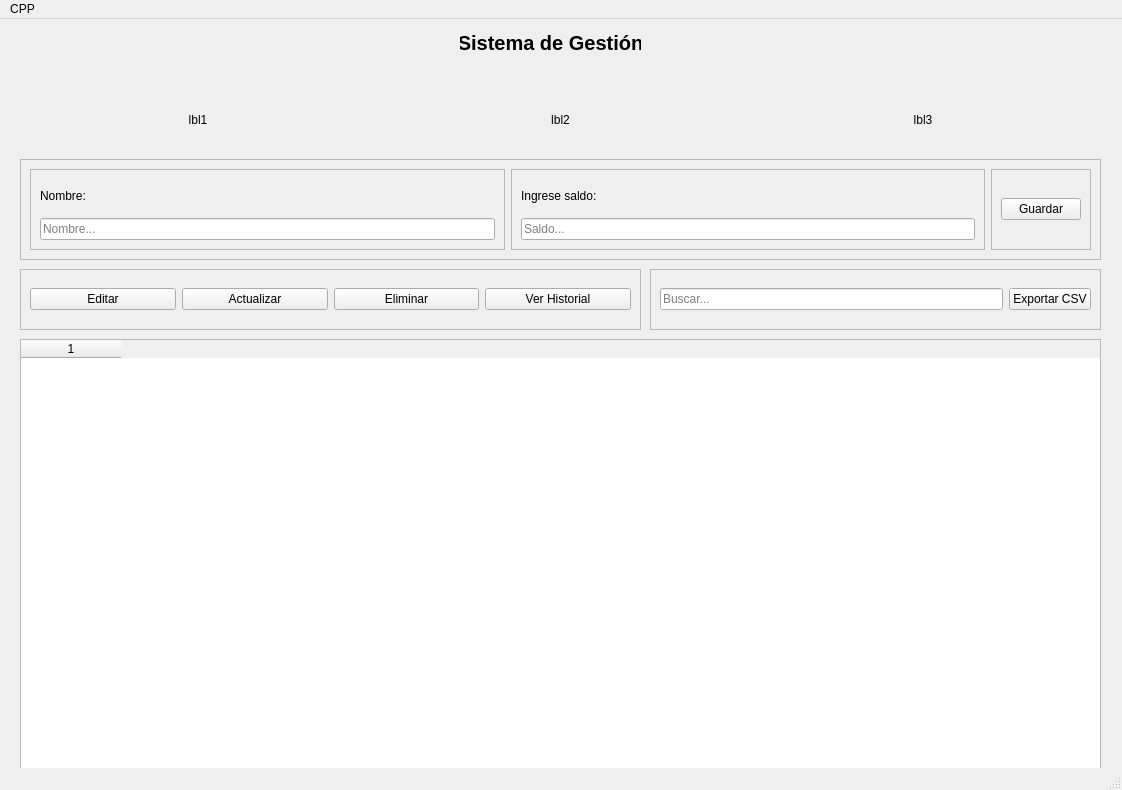
<?xml version="1.0" encoding="UTF-8"?>
<ui version="4.0">
 <class>MainWindow</class>
 <widget class="QMainWindow" name="MainWindow">
  <property name="geometry">
   <rect>
    <x>0</x>
    <y>0</y>
    <width>1122</width>
    <height>790</height>
   </rect>
  </property>
  <property name="windowTitle">
   <string>MainWindow</string>
  </property>
  <widget class="QWidget" name="centralwidget">
   <widget class="QLabel" name="label">
    <property name="geometry">
     <rect>
      <x>460</x>
      <y>10</y>
      <width>181</width>
      <height>27</height>
     </rect>
    </property>
    <property name="font">
     <font>
      <pointsize>15</pointsize>
      <bold>true</bold>
     </font>
    </property>
    <property name="text">
     <string>Sistema de Gestión</string>
    </property>
    <property name="alignment">
     <set>Qt::AlignmentFlag::AlignCenter</set>
    </property>
   </widget>
   <widget class="QTableWidget" name="tableSocios">
    <property name="geometry">
     <rect>
      <x>20</x>
      <y>320</y>
      <width>1081</width>
      <height>431</height>
     </rect>
    </property>
    <property name="columnCount">
     <number>1</number>
    </property>
    <column/>
   </widget>
   <widget class="QWidget" name="widget" native="true">
    <property name="geometry">
     <rect>
      <x>20</x>
      <y>60</y>
      <width>1081</width>
      <height>81</height>
     </rect>
    </property>
    <layout class="QHBoxLayout" name="horizontalLayout">
     <item>
      <widget class="QLabel" name="lblTotalSociosCard">
       <property name="text">
        <string>lbl1</string>
       </property>
       <property name="alignment">
        <set>Qt::AlignmentFlag::AlignCenter</set>
       </property>
      </widget>
     </item>
     <item>
      <widget class="QLabel" name="lblSaldoTotalCard">
       <property name="text">
        <string>lbl2</string>
       </property>
       <property name="alignment">
        <set>Qt::AlignmentFlag::AlignCenter</set>
       </property>
      </widget>
     </item>
     <item>
      <widget class="QLabel" name="lblPromedioCard">
       <property name="text">
        <string>lbl3</string>
       </property>
       <property name="alignment">
        <set>Qt::AlignmentFlag::AlignCenter</set>
       </property>
      </widget>
     </item>
    </layout>
   </widget>
   <widget class="QFrame" name="frame">
    <property name="geometry">
     <rect>
      <x>20</x>
      <y>140</y>
      <width>1081</width>
      <height>101</height>
     </rect>
    </property>
    <property name="frameShape">
     <enum>QFrame::Shape::StyledPanel</enum>
    </property>
    <property name="frameShadow">
     <enum>QFrame::Shadow::Raised</enum>
    </property>
    <layout class="QHBoxLayout" name="horizontalLayout_3">
     <item>
      <widget class="QFrame" name="frame_2">
       <property name="frameShape">
        <enum>QFrame::Shape::StyledPanel</enum>
       </property>
       <property name="frameShadow">
        <enum>QFrame::Shadow::Raised</enum>
       </property>
       <layout class="QVBoxLayout" name="verticalLayout">
        <item>
         <widget class="QLabel" name="txtNom">
          <property name="text">
           <string>Nombre:</string>
          </property>
         </widget>
        </item>
        <item>
         <widget class="QLineEdit" name="txtNombre">
          <property name="placeholderText">
           <string>Nombre...</string>
          </property>
         </widget>
        </item>
       </layout>
      </widget>
     </item>
     <item>
      <widget class="QFrame" name="frame_3">
       <property name="frameShape">
        <enum>QFrame::Shape::StyledPanel</enum>
       </property>
       <property name="frameShadow">
        <enum>QFrame::Shadow::Raised</enum>
       </property>
       <layout class="QVBoxLayout" name="verticalLayout_2">
        <item>
         <widget class="QLabel" name="txtNom_2">
          <property name="text">
           <string>Ingrese saldo: </string>
          </property>
         </widget>
        </item>
        <item>
         <widget class="QLineEdit" name="txtSaldo">
          <property name="placeholderText">
           <string>Saldo...</string>
          </property>
         </widget>
        </item>
       </layout>
      </widget>
     </item>
     <item>
      <widget class="QFrame" name="frame_4">
       <property name="frameShape">
        <enum>QFrame::Shape::StyledPanel</enum>
       </property>
       <property name="frameShadow">
        <enum>QFrame::Shadow::Raised</enum>
       </property>
       <layout class="QHBoxLayout" name="horizontalLayout_2">
        <item>
         <widget class="QPushButton" name="btnGuardar">
          <property name="text">
           <string>Guardar</string>
          </property>
         </widget>
        </item>
       </layout>
      </widget>
     </item>
    </layout>
   </widget>
   <widget class="QFrame" name="frame_5">
    <property name="geometry">
     <rect>
      <x>650</x>
      <y>250</y>
      <width>451</width>
      <height>61</height>
     </rect>
    </property>
    <property name="frameShape">
     <enum>QFrame::Shape::StyledPanel</enum>
    </property>
    <property name="frameShadow">
     <enum>QFrame::Shadow::Raised</enum>
    </property>
    <layout class="QHBoxLayout" name="horizontalLayout_4">
     <item>
      <widget class="QLineEdit" name="txtBuscar">
       <property name="text">
        <string/>
       </property>
       <property name="readOnly">
        <bool>false</bool>
       </property>
       <property name="placeholderText">
        <string>Buscar...</string>
       </property>
      </widget>
     </item>
     <item>
      <widget class="QPushButton" name="btnExportar">
       <property name="text">
        <string>Exportar CSV</string>
       </property>
      </widget>
     </item>
    </layout>
   </widget>
   <widget class="QFrame" name="frame_6">
    <property name="geometry">
     <rect>
      <x>20</x>
      <y>250</y>
      <width>621</width>
      <height>61</height>
     </rect>
    </property>
    <property name="frameShape">
     <enum>QFrame::Shape::StyledPanel</enum>
    </property>
    <property name="frameShadow">
     <enum>QFrame::Shadow::Raised</enum>
    </property>
    <layout class="QHBoxLayout" name="horizontalLayout_5">
     <item>
      <widget class="QPushButton" name="btnEditar">
       <property name="text">
        <string>Editar</string>
       </property>
      </widget>
     </item>
     <item>
      <widget class="QPushButton" name="btnActualizar">
       <property name="text">
        <string>Actualizar</string>
       </property>
      </widget>
     </item>
     <item>
      <widget class="QPushButton" name="btnEliminar">
       <property name="text">
        <string>Eliminar</string>
       </property>
      </widget>
     </item>
     <item>
      <widget class="QPushButton" name="btnVerLogs">
       <property name="text">
        <string>Ver Historial</string>
       </property>
      </widget>
     </item>
    </layout>
   </widget>
  </widget>
  <widget class="QMenuBar" name="menubar">
   <property name="geometry">
    <rect>
     <x>0</x>
     <y>0</y>
     <width>1122</width>
     <height>21</height>
    </rect>
   </property>
   <widget class="QMenu" name="menuCPP">
    <property name="title">
     <string>CPP</string>
    </property>
   </widget>
   <addaction name="menuCPP"/>
  </widget>
  <widget class="QStatusBar" name="statusbar"/>
 </widget>
 <resources/>
 <connections/>
</ui>
